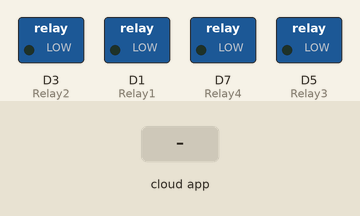
Simulated run of this sketch. Board: ESP8266 (NodeMCU). Shown: switched loads named in the sketch (green lamp = pin HIGH). Inputs (shaded band) come from the test bench. WiFi joins after 1.5 s; servers stay silent unless stated; no MQTT or app messages arrive unless stated; what the sketch prints to the serial monitor is not drawn.

Above: at 2.7 s.
2.8 s: the phone or cloud app sets light-1 to 1
At 4.0 s:
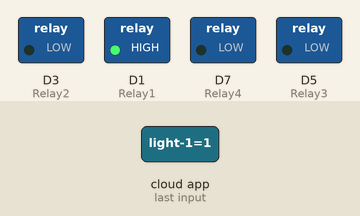
4.3 s: the phone or cloud app sets light-2 to 1
At 5.5 s:
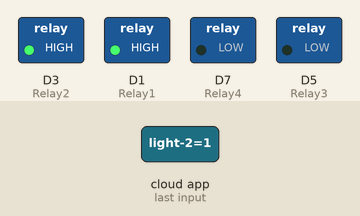
5.8 s: the phone or cloud app sets light-3 to 1
At 6.4 s:
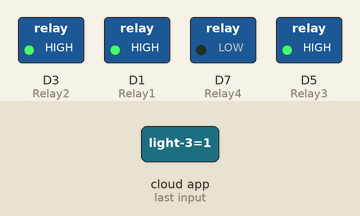
7.3 s: the phone or cloud app sets light-4 to 1
At 7.9 s:
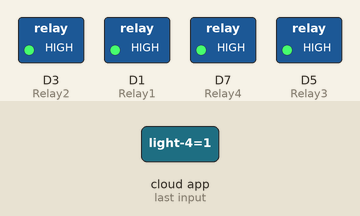
8.8 s: the phone or cloud app sets light-1 to 0
At 9.8 s:
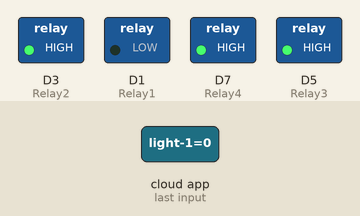
10.3 s: the phone or cloud app sets light-2 to 0
At 11.4 s:
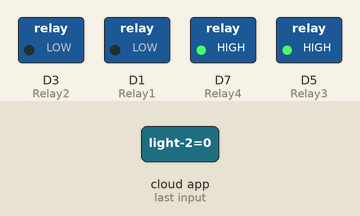
Timing chart, 0 to 12.8 s (numbered marks = the images above; inputs shaded):
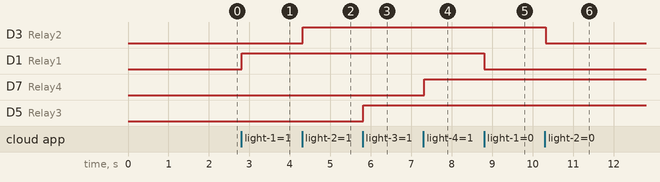

Measured:
- after the input at 2.8 s, D1 (Relay1): LOW → HIGH at once
- after the input at 4.3 s, D3 (Relay2): LOW → HIGH at once
- after the input at 5.8 s, D5 (Relay3): LOW → HIGH at once
- after the input at 7.3 s, D7 (Relay4): LOW → HIGH at once
- after the input at 8.8 s, D1 (Relay1): HIGH → LOW at once
- after the input at 10.3 s, D3 (Relay2): HIGH → LOW at once

The sketch:

Smart_car.ino
```cpp
#include <ESP8266WiFi.h>
#include "Adafruit_MQTT.h"
#include "Adafruit_MQTT_Client.h"

//Relays for switching appliances
#define Relay1 D1
#define Relay2 D3
#define Relay3 D5
#define Relay4 D7


/************************* WiFi Access Point *********************************/

#define WLAN_SSID       "Realme 2 Pro"
#define WLAN_PASS       "1234567810"

/************************* Adafruit.io Setup *********************************/

#define AIO_SERVER      "io.adafruit.com"
#define AIO_SERVERPORT  1883
#define AIO_USERNAME    "niteshbharti5101"
#define AIO_KEY         "6c543ffc939d42798bb69ae0f9b572ec"
WiFiClient client;
Adafruit_MQTT_Client mqtt(&client, AIO_SERVER, AIO_SERVERPORT, AIO_USERNAME, AIO_KEY);
Adafruit_MQTT_Subscribe light1 = Adafruit_MQTT_Subscribe(&mqtt, AIO_USERNAME "/feeds/light-1");
Adafruit_MQTT_Subscribe light2 = Adafruit_MQTT_Subscribe(&mqtt, AIO_USERNAME "/feeds/light-2");
Adafruit_MQTT_Subscribe light3 = Adafruit_MQTT_Subscribe(&mqtt, AIO_USERNAME "/feeds/light-3");
Adafruit_MQTT_Subscribe light4 = Adafruit_MQTT_Subscribe(&mqtt, AIO_USERNAME "/feeds/light-4");


void MQTT_connect();

void setup() {
  Serial.begin(115200);

  delay(10);


  pinMode(Relay1, OUTPUT);
  pinMode(Relay2, OUTPUT);
  pinMode(Relay3, OUTPUT);
  pinMode(Relay4, OUTPUT);

void MQTT_connect();
  Serial.println(F("Adafruit MQTT demo"));

  // Connect to WiFi access point.
  Serial.println(); Serial.println();
  Serial.print("Connecting to ");
  Serial.println(WLAN_SSID);

  WiFi.begin(WLAN_SSID, WLAN_PASS);
  while (WiFi.status() != WL_CONNECTED) {
    delay(500);
    Serial.print(".");
  }
  Serial.println();

  Serial.println("WiFi connected");
  Serial.println("IP address: "); Serial.println(WiFi.localIP());
  mqtt.subscribe(&light1);
  mqtt.subscribe(&light2);
  mqtt.subscribe(&light3);
  mqtt.subscribe(&light4);
}

uint32_t x = 0;

void loop() {
  MQTT_connect();
  Adafruit_MQTT_Subscribe *subscription;
  while ((subscription = mqtt.readSubscription(20000))) {
    if (subscription == &light1) {
      Serial.print(F("Got: "));
      Serial.println((char *)light1.lastread);
      int light1_State = atoi((char *)light1.lastread);
      digitalWrite(Relay1, light1_State);

    }
    if (subscription == &light2) {
      Serial.print(F("Got: "));
      Serial.println((char *)light2.lastread);
      int light2_State = atoi((char *)light2.lastread);
      digitalWrite(Relay2, light2_State);
    }
    if (subscription == &light3) {
      Serial.print(F("Got: "));
      Serial.println((char *)light3.lastread);
      int light3_State = atoi((char *)light3.lastread);
      digitalWrite(Relay3, light3_State);
    }
    if (subscription == &light4) {
      Serial.print(F("Got: "));
      Serial.println((char *)light4.lastread);
      int light4_State = atoi((char *)light4.lastread);
      digitalWrite(Relay4, light4_State);

    }
  }
}
void MQTT_connect() {
  int8_t ret;

  // Stop if already connected.
  if (mqtt.connected()) {
    return;
  }

  Serial.print("Connecting to MQTT... ");

  uint8_t retries = 3;

  while ((ret = mqtt.connect()) != 0) { // connect will return 0 for connected
    Serial.println(mqtt.connectErrorString(ret));
    Serial.println("Retrying MQTT connection in 5 seconds...");
    mqtt.disconnect();
    delay(5000);  // wait 5 seconds
    retries--;
    if (retries == 0) {
      // basically die and wait for WDT to reset me
      while (1);
    }
  }
  Serial.println("MQTT Connected!");

}
```
